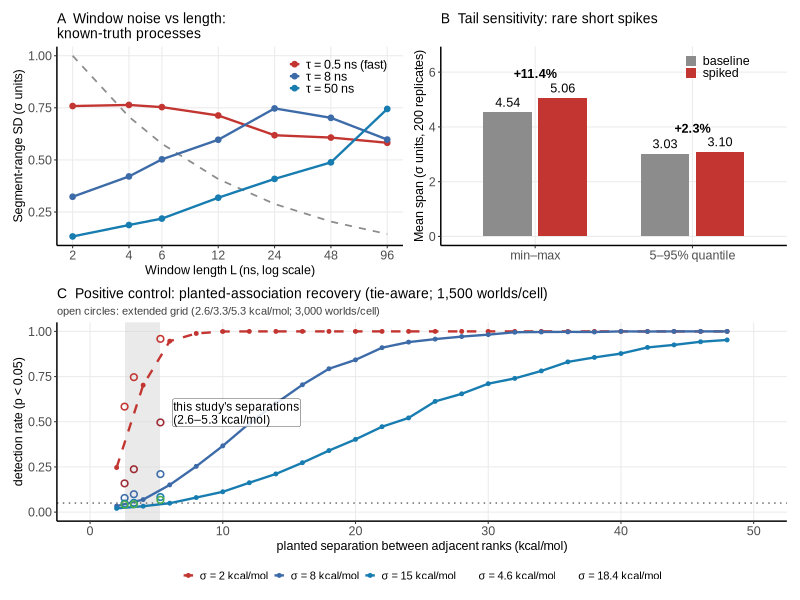

Source code (R):
#!/usr/bin/env Rscript
# 52_fig_c7_benchmark.R — Figure S13: synthetic benchmark of window-noise diagnostics
#
# Purpose:  SI Figure S13 — synthetic C7 benchmark of window-noise scaling and span-estimator
#           tail sensitivity (reads the archived benchmark CSVs).
# Created:  2026-10-10 (header standardised 2026-10-11)
# Inputs:   data/analysis/r6/c7_toy_benchmark.csv ; data/analysis/r6/c7_estimator_stats.csv
# Outputs:  figures/pdf/Fig_SI_ToyBenchmark.pdf
# Depends:  ggplot2, patchwork
# Run:      Rscript code/52_fig_c7_benchmark.R   (from the repository root)
suppressMessages({library(ggplot2); library(patchwork)})

d <- read.csv("data/analysis/r6/c7_toy_benchmark.csv")
st <- read.csv("data/analysis/r6/c7_estimator_stats.csv")

d$process <- factor(d$process,
  levels = c("fast_tau0.5ns", "medium_tau8ns", "slow_tau50ns", "naive_L^-1/2_ref"),
  labels = c("\u03c4 = 0.5 ns (fast)", "\u03c4 = 8 ns", "\u03c4 = 50 ns",
             "naive L\u207b\u00b9\u2044\u00b2 reference"))
cols <- c("0.5" = "#C23531", "8" = "#3D6BA8", "50" = "#177CB0", "ref" = "grey55")

pA <- ggplot(d, aes(L_ns, window_sd_mean)) +
  geom_line(data = subset(d, grepl("naive", process)),
            aes(group = process), linetype = "dashed", color = "grey55", linewidth = 0.6) +
  geom_line(data = subset(d, !grepl("naive", process)),
            aes(color = process), linewidth = 0.8) +
  geom_point(data = subset(d, !grepl("naive", process)),
             aes(color = process), size = 1.6) +
  scale_x_log10(breaks = c(2, 4, 6, 12, 24, 48, 96)) +
  scale_color_manual(values = setNames(c("#C23531", "#3D6BA8", "#177CB0"),
                                       c("\u03c4 = 0.5 ns (fast)", "\u03c4 = 8 ns", "\u03c4 = 50 ns")), name = NULL) +
  labs(x = "Window length L (ns, log scale)", y = "Segment-range SD (\u03c3 units)",
       title = "A  Window noise vs length:\nknown-truth processes") +
  theme_bw(base_size = 8, base_family = "Arial") +
  theme(panel.grid.minor = element_blank(),
        legend.position = c(0.97, 0.97), legend.justification = c(1, 1),
        legend.background = element_blank(),
        legend.key = element_rect(fill = "transparent"),
        legend.key.size = unit(0.3, "cm"), legend.text = element_text(size = 9),
        axis.text = element_text(size = 9), axis.title = element_text(size = 9),
        plot.title = element_text(size = 10),
        panel.border = element_blank(),
        axis.line = element_line(color = "black", linewidth = 0.5))

b <- data.frame(
  est = rep(c("min\u2013max", "5\u201395% quantile"), each = 2),
  kind = rep(c("baseline", "spiked"), 2),
  mean = c(st$mean_base[st$estimator == "minmax_span"], st$mean_spiked[st$estimator == "minmax_span"],
           st$mean_base[st$estimator == "q90_span"], st$mean_spiked[st$estimator == "q90_span"]))
b$est <- factor(b$est, levels = c("min\u2013max", "5\u201395% quantile"))

pB <- ggplot(b, aes(est, mean, fill = kind)) +
  geom_col(position = position_dodge(width = 0.7), width = 0.62) +
  geom_text(aes(label = sprintf("%.2f", mean)), position = position_dodge(width = 0.7),
            vjust = -0.6, size = 3.2, family = "Arial") +
  annotate("text", x = 1, y = 5.95, label = "+11.4%", size = 3.2, family = "Arial", fontface = "bold") +
  annotate("text", x = 2, y = 3.95, label = "+2.3%", size = 3.2, family = "Arial", fontface = "bold") +
  scale_fill_manual(values = c("baseline" = "grey55", "spiked" = "#C23531"), name = NULL) +
  coord_cartesian(ylim = c(0, 6.6)) +
  labs(x = NULL, y = "Mean span (\u03c3 units, 200 replicates)",
       title = "B  Tail sensitivity: rare short spikes") +
  theme_bw(base_size = 8, base_family = "Arial") +
  theme(panel.grid.minor = element_blank(), legend.position = c(0.80, 0.90),
        legend.key.size = unit(0.3, "cm"), legend.text = element_text(size = 9),
        legend.background = element_blank(),
        legend.key = element_rect(fill = "transparent"),
        axis.text = element_text(size = 9), axis.title = element_text(size = 9),
        plot.title = element_text(size = 10),
        panel.border = element_blank(),
        axis.line = element_line(color = "black", linewidth = 0.5))

## ---- Panel C: positive control (planted-association recovery, tie-aware) ----
c7g <- read.csv("data/analysis/r6/c7g_positive_control.csv")
c7gx <- read.csv("data/analysis/r6/c7g_positive_control_extra.csv")
sig_levels <- c(2, 4.6, 8, 15, 18.4)
c7g$sigma_lab <- factor(sprintf("\u03c3 = %g kcal/mol", c7g$sigma_kcal),
                        levels = sprintf("\u03c3 = %g kcal/mol", sig_levels))
c7gx$sigma_lab <- factor(sprintf("\u03c3 = %g kcal/mol", c7gx$sigma_kcal),
                         levels = sprintf("\u03c3 = %g kcal/mol", sig_levels))
sig_cols <- setNames(c("#C23531", "#9D2933", "#3D6BA8", "#177CB0", "#4DAF4A"),
                     sprintf("\u03c3 = %g kcal/mol", sig_levels))
sig_ltys <- setNames(c("dashed", "solid", "solid", "solid", "solid"),
                     sprintf("\u03c3 = %g kcal/mol", sig_levels))
pC <- ggplot(c7g, aes(delta_kcal, detect_rate, color = sigma_lab, linetype = sigma_lab)) +
  annotate("rect", xmin = 2.6, xmax = 5.3, ymin = -Inf, ymax = Inf,
           fill = "grey85", alpha = 0.55) +
  geom_hline(yintercept = 0.05, linetype = "dotted", color = "grey40", linewidth = 0.5) +
  geom_line(linewidth = 0.8) +
  geom_point(size = 1.0) +
  geom_point(data = c7gx, shape = 1, size = 1.7, stroke = 0.8, show.legend = FALSE) +
  scale_color_manual(values = sig_cols, name = NULL) +
  scale_linetype_manual(values = sig_ltys, name = NULL) +
  guides(color = guide_legend(nrow = 1), linetype = guide_legend(nrow = 1)) +
  coord_cartesian(ylim = c(0, 1), xlim = c(0, 50)) +
  annotate("label", x = 6.2, y = 0.55, label = "this study's separations\n(2.6\u20135.3 kcal/mol)",
           size = 3.0, family = "Arial", lineheight = 0.9, hjust = 0, label.size = 0.12,
           label.padding = unit(0.08, "lines"), fill = "white", alpha = 0.85) +
  labs(x = "planted separation between adjacent ranks (kcal/mol)",
       y = "detection rate (p < 0.05)",
       title = "C  Positive control: planted-association recovery (tie-aware; 1,500 worlds/cell)",
       subtitle = "open circles: extended grid (2.6/3.3/5.3 kcal/mol; 3,000 worlds/cell)") +
  theme_bw(base_size = 8, base_family = "Arial") +
  theme(panel.grid.minor = element_blank(),
        legend.position = "bottom", legend.direction = "horizontal",
        legend.key.size = unit(0.3, "cm"), legend.text = element_text(size = 8),
        legend.background = element_blank(),
        legend.key = element_rect(fill = "transparent"),
        axis.text = element_text(size = 9), axis.title = element_text(size = 9),
        plot.title = element_text(size = 10),
        plot.subtitle = element_text(size = 8, colour = "grey25"),
        panel.border = element_blank(),
        axis.line = element_line(color = "black", linewidth = 0.5))

p <- (pA | pB) / pC
cairo_pdf("figures/pdf/Fig_SI_ToyBenchmark.pdf", width = 170/25.4, height = 124/25.4, pointsize = 8)
print(p)
invisible(dev.off())
cat("Saved: figures/pdf/Fig_SI_ToyBenchmark.pdf\n")
